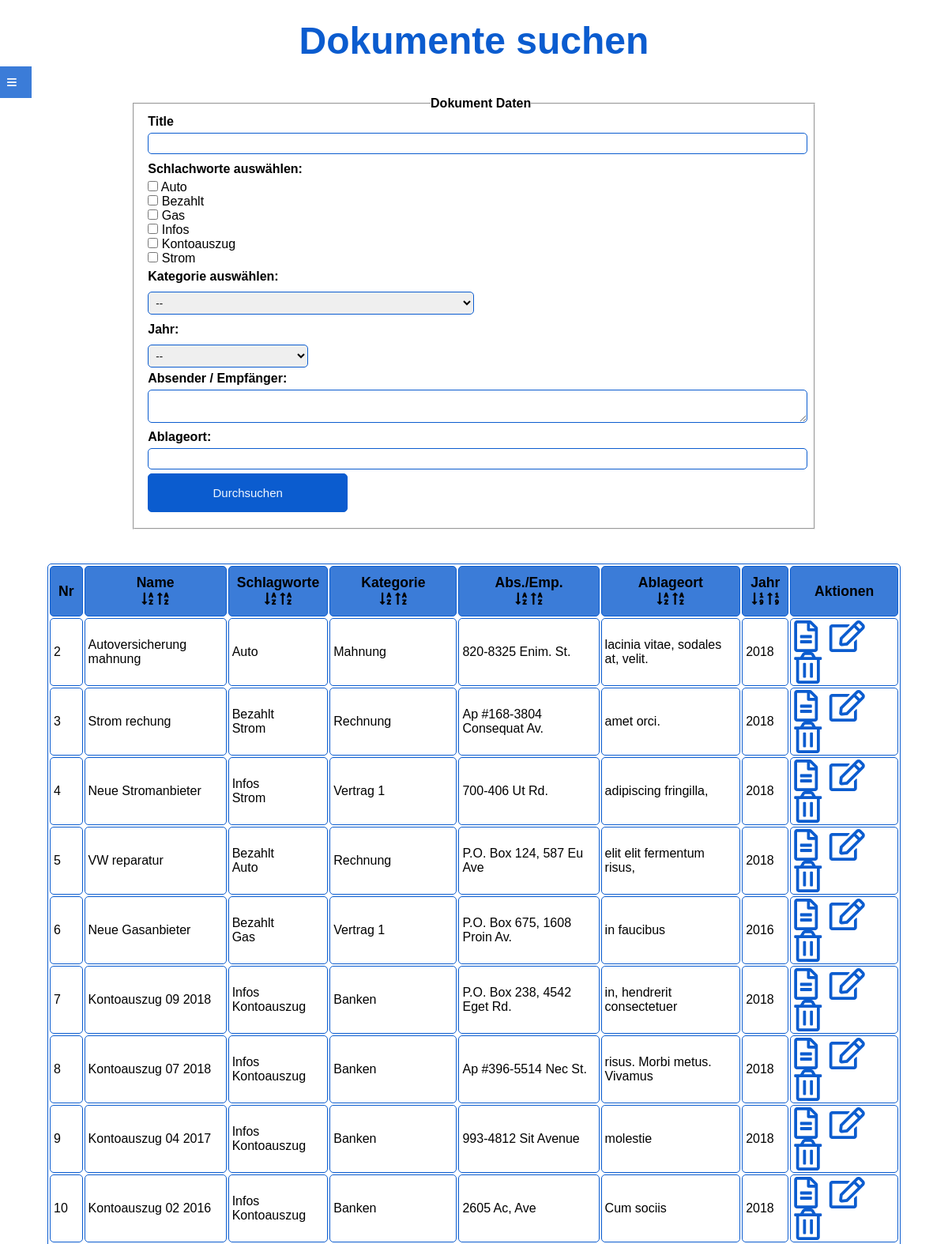
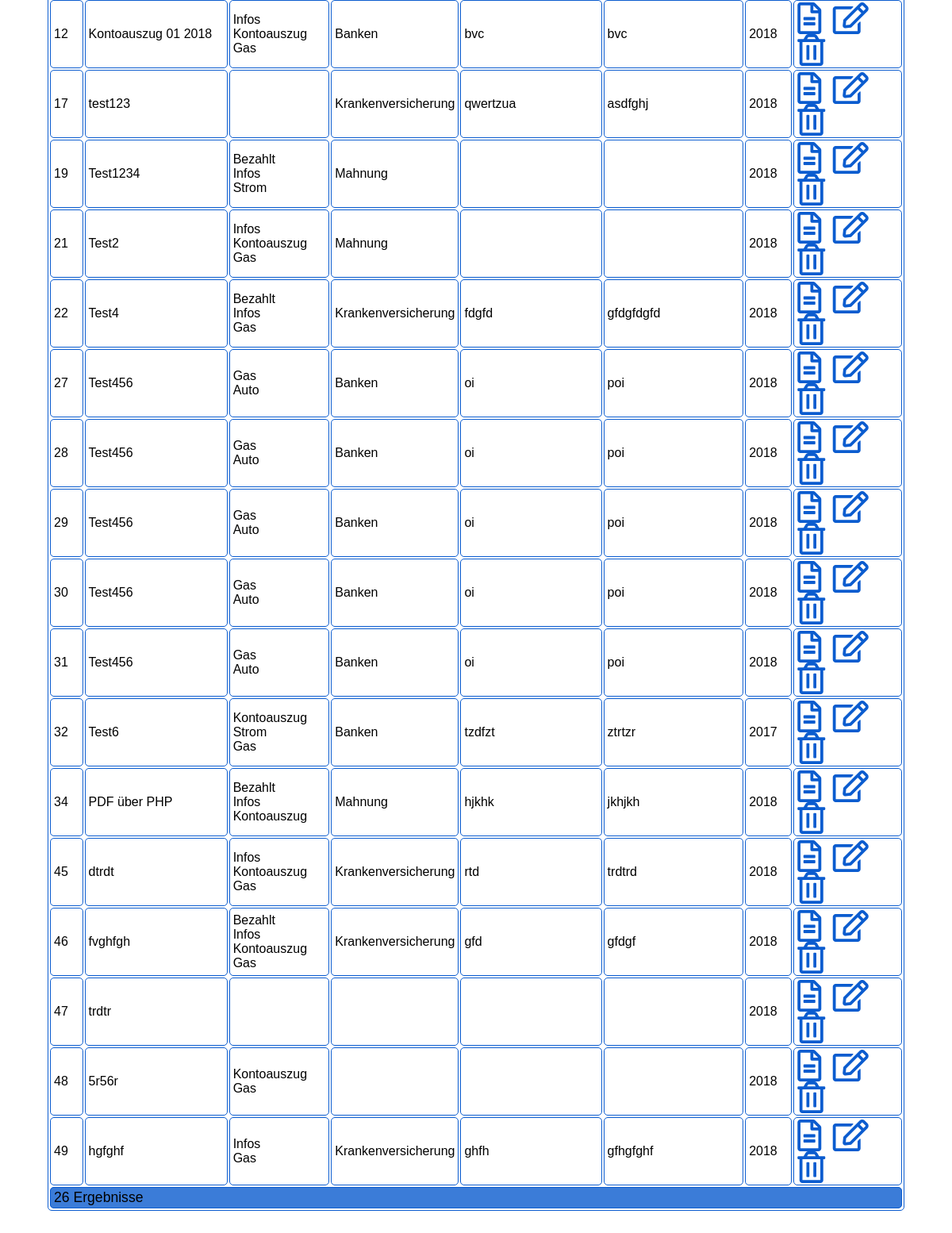
Screenshot of /?page=suchen (signed in) with the database file from the repository (2 pictures, top to bottom).
### tables this page shows
CREATE TABLE `schlagworte` (
  `Nr` int(10) UNSIGNED NOT NULL,
  `Name` varchar(50) NOT NULL
);

CREATE TABLE `docs` (
  `Nr` int(10) UNSIGNED NOT NULL,
  `Name` varchar(50) NOT NULL,
  `absender` varchar(50) NOT NULL,
  `url` varchar(100) NOT NULL,
  `ablageort` varchar(50) NOT NULL,
  `kategorie` int(10) NOT NULL,
  `datum` timestamp NOT NULL DEFAULT CURRENT_TIMESTAMP ON UPDATE CURRENT_TIMESTAMP
);

CREATE TABLE `kategorien` (
  `katNr` int(10) UNSIGNED NOT NULL,
  `Name` varchar(30) NOT NULL
);

### pages/suchen.php (the view, shortened to what this page needs)
<?php
$connect = mysqli_connect("localhost", "ChangeMe", "ChangeMe", "ChangeMe");
mysqli_query($connect, "SET NAMES utf8");
$sql = "select * from schlagworte ORDER BY Name";
$result = mysqli_query($connect,$sql);
$sql2 = "select * from kategorien ORDER BY Name";
$result_kat = mysqli_query($connect,$sql2);
$text .= '
	<form action="" method="post">
	 <fieldset>
	   <legend>Dokument Daten</legend>
			<label for="docname">Title</label><br>';
	$text.= '<input type="text" name="docname"  />';
	$text.= '<p>Schlachworte auswählen:</p>';
		while ($datensatz = mysqli_fetch_array($result))
		{
			$text.='<input type="checkbox" name="schlagworte[]" value="'.$datensatz["Nr"].'">';
			$text.=' '.$datensatz["Name"].'<br>';
		}
	$text .= '<p>Kategorie auswählen:</p>
		<select name="kategorie" class="half">
		<option value="0">--</option>';
		while ($datensatz = mysqli_fetch_array($result_kat))
		{
			$text.='<option value="'.$datensatz["katNr"].'">';
			$text.=' '.$datensatz["Name"].'</option>';
		}
	  $text.='</select><br />
	   <p>Jahr:</p>
		<select name="jahr" class="quarter">
		<option value="">--</option>';
		for ($i=0 ; $i<10 ; $i++)
		{
				$text.= '<option value="'.(date("Y")-$i).'">'.(date("Y")-$i).'</option>';
		}
	 $text.='</select><br />
		<label for="abs_emp">Absender / Empfänger: </label><textarea name="abs_emp"></textarea><br />
		<label for="ablage">Ablageort: </label><input type="text" name="ablage" /><br />
	<input type="submit" value ="Durchsuchen">
	</fieldset>
	</form>';
	$text .= '<table id ="results">
		<tr>
			<th>Nr</th>
			<th>Name<br /><button onclick="sortTable(1,true);return false;"><i class="small fas fa-sort-alpha-down"></i></button>
					 <button onclick="sortTable(1,false);return false;"><i class="small fas fa-sort-alpha-up"></i></button></th>
			<th>Schlagworte<br /><button onclick="sortTable(2,true);return false;"><i class="small fas fa-sort-alpha-down"></i></button>
					 <button onclick="sortTable(2,false);return false;"><i class="small fas fa-sort-alpha-up"></i></button></th>
			<th>Kategorie<br /><button onclick="sortTable(3,true);return false;"><i class="small fas fa-sort-alpha-down"></i></button>
					 <button onclick="sortTable(3,false);return false;"><i class="small fas fa-sort-alpha-up"></i></button></th>
			<th>Abs./Emp.<br /><button onclick="sortTable(4,true);return false;"><i class="small fas fa-sort-alpha-down"></i></button>
					 <button onclick="sortTable(4,false);return false;"><i class="small fas fa-sort-alpha-up"></i></button></th>
			<th>Ablageort<br /><button onclick="sortTable(5,true);return false;"><i class="small fas fa-sort-alpha-down"></i></button>
					 <button onclick="sortTable(5,false);return false;"><i class="small fas fa-sort-alpha-up"></i></button></th>
			<th>Jahr<br /><button onclick="sortTable(6,true);return false;"><i class="small fas fa-sort-numeric-down"></i></button>
					 <button onclick="sortTable(6,false);return false;"><i class="small fas fa-sort-numeric-up"></i></button></th>
			<th>Aktionen</th>
		</tr>';
	if(empty($_POST["schlagworte"]))
	{
		$sql = 'SELECT docs.Nr as dokNr, docs.Name as dok, docs.url as url, docs.kategorie as kategorie, docs.ablageort, docs.absender , docs.datum
				FROM docs
				LEFT JOIN kategorien ON kategorien.katNr = docs.kategorie
				WHERE  docs.Name LIKE "%'.@$_POST["docname"].'%" ';
	}
	$result = mysqli_query($connect,$sql);
$ergebnis = $connect->affected_rows;
	while ($datensatz = mysqli_fetch_array($result))
	{
		$text.='
		<tr>
			<td>'.$datensatz["dokNr"].'</td>
			<td>'.$datensatz["dok"].'</td>
			<td>';
			$sql2 = 'SELECT schlagworte.Name as schlag FROM schlagworte
			INNER JOIN zwischentabelle ON zwischentabelle.SchlagwortNr = schlagworte.Nr
			INNER JOIN docs ON  zwischentabelle.DokNr = docs.Nr
			WHERE docs.Nr = '.$datensatz["dokNr"];
			$worte = mysqli_query($connect,$sql2);
			$sql3 = 'SELECT name FROM Kategorien
					WHERE katNr = '.$datensatz["kategorie"];
			$kategorien = mysqli_query($connect,$sql3);
			$kategorie = mysqli_fetch_array($kategorien);
			while ($wort = mysqli_fetch_array($worte))
			{
				$text.= $wort["schlag"].' <br />';
			}
			$text.='<td>'.$kategorie[0].'</td>';
			$text.='<td>'.$datensatz["absender"].'</td>';
			$text.='<td>'.$datensatz["ablageort"].'</td>';
			$text.='<td>'.date('Y', strtotime($datensatz["datum"])).'</td>';
			$text.='<td>
					<a href="'.$datensatz["url"].'" title="Zum Dokument..." target="_blank"><i class="far fa-file-alt"></i></a>
					<a href="?page=suchen&dokNr='.$datensatz["dokNr"].'&bearbeiten=1" title="Bearbeiten..."><i class="far fa-edit"></i></a>
					<a href="?page=suchen&dokNr='.$datensatz["dokNr"].'&loeschen=1" title="Löschen..."><i class="far fa-trash-alt"></i></a>
				</td>
		</tr>
		';
	}
	$text.= '<tfoot><tr><td colspan = 8>'.$ergebnis.' Ergebnisse</td></tr></tfoot></table>';
?>

### css/mainstyle.css (style rules this page uses)
* { margin: 0; padding: 0; box-sizing: border-box; }
body { font: 16px Arial, sans-serif; }
i { font-size: 2.5rem; color: rgb(11,92,207); }
i.small { font-size: 1.1rem; color: black; }
a { padding-right: 10px; color: rgb(11,92,207); }
form { width:80%; margin:4% 10%; }
fieldset { margin: 3% auto; padding-left: 2%; }
legend, form label, form p { font-weight: bold; margin: 5px auto; }
input[type=text], input[type=email], input[type=tel], input[type=file], input[type=password], input[type=date], select, textarea { margin-bottom: 5px; margin-top: 5px; width:99%; padding: 5px; border-radius:5px; border:1px solid rgb(11,92,207); }
input[type=submit], input[type=reset] { margin-bottom: 20px; margin-right: 10px; width:30%; padding: 15px; border-radius:5px; border:1px solid rgb(11,92,207); background-color: rgb(11,92,207); color: aliceblue; font-size:15px; cursor:pointer; }
input[type=text].half, input[type=password].half, .half { width : 49%; }
input[type=text].quarter, input[type=password].quarter, .quarter { width: 24%; }
button { border: none; cursor:pointer; }
table { width: 100%; margin-bottom: 4%; }
table, tr, th, td { border:1px solid rgb(11,92,207); border-radius:5px; }
td { padding: 2px 4px; }
th, tfoot { background: rgba(11,92,207, 0.8); padding: 10px; font-size: 1.1rem; }
table button { background-color:transparent; }

### rows the page displays
schlagworte: Name "Auto"
schlagworte: Name "Bezahlt"
schlagworte: Name "Gas"
schlagworte: Name "Infos"
schlagworte: Name "Kontoauszug"
schlagworte: Name "Strom"
docs: Nr "2", Name "Autoversicherung mahnung", kategorien.Name "Mahnung", absender "820-8325 Enim. St.", ablageort "lacinia vitae, sodales at, velit.", datum "2018"
docs: Nr "3", Name "Strom rechung", kategorien.Name "Rechnung", absender "Ap #168-3804 Consequat Av.", ablageort "amet orci.", datum "2018"
docs: Nr "4", Name "Neue Stromanbieter", kategorien.Name "Vertrag 1", absender "700-406 Ut Rd.", ablageort "adipiscing fringilla,", datum "2018"
docs: Nr "5", Name "VW reparatur", kategorien.Name "Rechnung", absender "P.O. Box 124, 587 Eu Ave", ablageort "elit elit fermentum risus,", datum "2018"
docs: Nr "6", Name "Neue Gasanbieter", kategorien.Name "Vertrag 1", absender "P.O. Box 675, 1608 Proin Av.", ablageort "in faucibus", datum "2016"
docs: Nr "7", Name "Kontoauszug 09 2018", kategorien.Name "Banken", absender "P.O. Box 238, 4542 Eget Rd.", ablageort "in, hendrerit consectetuer", datum "2018"
docs: Nr "8", Name "Kontoauszug 07 2018", kategorien.Name "Banken", absender "Ap #396-5514 Nec St.", ablageort "risus. Morbi metus. Vivamus", datum "2018"
docs: Nr "9", Name "Kontoauszug 04 2017", kategorien.Name "Banken", absender "993-4812 Sit Avenue", ablageort "molestie", datum "2018"
docs: Nr "10", Name "Kontoauszug 02 2016", kategorien.Name "Banken", absender "2605 Ac, Ave", ablageort "Cum sociis", datum "2018"
docs: Nr "12", Name "Kontoauszug 01 2018", kategorien.Name "Banken", absender "bvc", ablageort "bvc", datum "2018"
docs: Nr "17", Name "test123", kategorien.Name "Krankenversicherung", absender "qwertzua", ablageort "asdfghj", datum "2018"
docs: Nr "19", Name "Test1234", kategorien.Name "Mahnung", datum "2018"
docs: Nr "21", Name "Test2", kategorien.Name "Mahnung", datum "2018"
docs: Nr "22", Name "Test4", kategorien.Name "Krankenversicherung", absender "fdgfd", ablageort "gfdgfdgfd", datum "2018"
docs: Nr "27", Name "Test456", kategorien.Name "Banken", absender "oi", ablageort "poi", datum "2018"
docs: Nr "28", Name "Test456", kategorien.Name "Banken", absender "oi", ablageort "poi", datum "2018"
docs: Nr "29", Name "Test456", kategorien.Name "Banken", absender "oi", ablageort "poi", datum "2018"
docs: Nr "30", Name "Test456", kategorien.Name "Banken", absender "oi", ablageort "poi", datum "2018"
docs: Nr "31", Name "Test456", kategorien.Name "Banken", absender "oi", ablageort "poi", datum "2018"
docs: Nr "32", Name "Test6", kategorien.Name "Banken", absender "tzdfzt", ablageort "ztrtzr", datum "2017"
docs: Nr "34", Name "PDF über PHP", kategorien.Name "Mahnung", absender "hjkhk", ablageort "jkhjkh", datum "2018"
docs: Nr "45", Name "dtrdt", kategorien.Name "Krankenversicherung", absender "rtd", ablageort "trdtrd", datum "2018"
docs: Nr "46", Name "fvghfgh", kategorien.Name "Krankenversicherung", absender "gfd", ablageort "gfdgf", datum "2018"
docs: Nr "47", Name "trdtr", datum "2018"
docs: Nr "48", Name "5r56r", datum "2018"
docs: Nr "49", Name "hgfghf", kategorien.Name "Krankenversicherung", absender "ghfh", ablageort "gfhgfghf", datum "2018"

### other values shown
$headline "Dokumente suchen"
$ergebnis "26"
